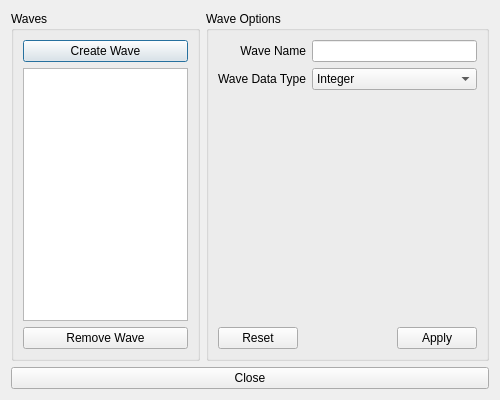
<?xml version="1.0" encoding="UTF-8"?>
<ui version="4.0">
 <class>ManageWavesDialog</class>
 <widget class="QDialog" name="ManageWavesDialog">
  <property name="geometry">
   <rect>
    <x>0</x>
    <y>0</y>
    <width>500</width>
    <height>400</height>
   </rect>
  </property>
  <property name="sizePolicy">
   <sizepolicy hsizetype="Expanding" vsizetype="Expanding">
    <horstretch>0</horstretch>
    <verstretch>0</verstretch>
   </sizepolicy>
  </property>
  <property name="minimumSize">
   <size>
    <width>500</width>
    <height>400</height>
   </size>
  </property>
  <property name="baseSize">
   <size>
    <width>600</width>
    <height>400</height>
   </size>
  </property>
  <property name="windowTitle">
   <string>Manage Waves</string>
  </property>
  <layout class="QGridLayout" name="gridLayout" columnstretch="2,3">
   <item row="0" column="0">
    <widget class="QGroupBox" name="groupBox">
     <property name="title">
      <string>Waves</string>
     </property>
     <layout class="QGridLayout" name="gridLayout_3">
      <item row="1" column="0" colspan="2">
       <widget class="QPushButton" name="createWaveButton">
        <property name="text">
         <string>Create Wave</string>
        </property>
       </widget>
      </item>
      <item row="2" column="0" colspan="2">
       <widget class="QListView" name="wavesListView">
        <property name="selectionMode">
         <enum>QAbstractItemView::SingleSelection</enum>
        </property>
       </widget>
      </item>
      <item row="3" column="0" colspan="2">
       <widget class="QPushButton" name="removeWaveButton">
        <property name="text">
         <string>Remove Wave</string>
        </property>
       </widget>
      </item>
     </layout>
    </widget>
   </item>
   <item row="0" column="1">
    <widget class="QGroupBox" name="groupBox_2">
     <property name="title">
      <string>Wave Options</string>
     </property>
     <layout class="QGridLayout" name="gridLayout_2">
      <item row="1" column="0">
       <widget class="QLabel" name="label_2">
        <property name="text">
         <string>Wave Data Type</string>
        </property>
        <property name="alignment">
         <set>Qt::AlignRight|Qt::AlignTrailing|Qt::AlignVCenter</set>
        </property>
       </widget>
      </item>
      <item row="1" column="1">
       <widget class="QComboBox" name="dataType">
        <item>
         <property name="text">
          <string>Integer</string>
         </property>
        </item>
        <item>
         <property name="text">
          <string>Decimal</string>
         </property>
        </item>
        <item>
         <property name="text">
          <string>String</string>
         </property>
        </item>
       </widget>
      </item>
      <item row="2" column="0" colspan="2">
       <spacer name="verticalSpacer">
        <property name="orientation">
         <enum>Qt::Vertical</enum>
        </property>
        <property name="sizeType">
         <enum>QSizePolicy::MinimumExpanding</enum>
        </property>
        <property name="sizeHint" stdset="0">
         <size>
          <width>20</width>
          <height>40</height>
         </size>
        </property>
       </spacer>
      </item>
      <item row="3" column="0" colspan="2">
       <widget class="QDialogButtonBox" name="waveOptionsButtons">
        <property name="standardButtons">
         <set>QDialogButtonBox::Apply|QDialogButtonBox::Reset</set>
        </property>
       </widget>
      </item>
      <item row="0" column="1">
       <widget class="QLineEdit" name="waveName"/>
      </item>
      <item row="0" column="0">
       <widget class="QLabel" name="label">
        <property name="text">
         <string>Wave Name</string>
        </property>
        <property name="alignment">
         <set>Qt::AlignRight|Qt::AlignTrailing|Qt::AlignVCenter</set>
        </property>
       </widget>
      </item>
     </layout>
    </widget>
   </item>
   <item row="1" column="0" colspan="2">
    <widget class="QPushButton" name="closeButton">
     <property name="text">
      <string>Close</string>
     </property>
    </widget>
   </item>
  </layout>
 </widget>
 <resources/>
 <connections/>
</ui>
